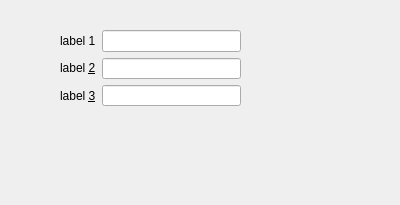
<?xml version="1.0" encoding="UTF-8"?>
<ui version="4.0">
 <class>Form</class>
 <widget class="QWidget" name="Form">
  <property name="geometry">
   <rect>
    <x>0</x>
    <y>0</y>
    <width>400</width>
    <height>205</height>
   </rect>
  </property>
  <property name="windowTitle">
   <string>Form</string>
  </property>
  <widget class="QWidget" name="">
   <property name="geometry">
    <rect>
     <x>60</x>
     <y>30</y>
     <width>181</width>
     <height>76</height>
    </rect>
   </property>
   <layout class="QHBoxLayout" name="horizontalLayout">
    <item>
     <layout class="QVBoxLayout" name="verticalLayout">
      <item>
       <widget class="QLabel" name="label">
        <property name="text">
         <string>label 1</string>
        </property>
       </widget>
      </item>
      <item>
       <widget class="QLabel" name="label_2">
        <property name="text">
         <string>label &amp;2</string>
        </property>
        <property name="buddy">
         <cstring>lineEdit_2</cstring>
        </property>
       </widget>
      </item>
      <item>
       <widget class="QLabel" name="label_3">
        <property name="text">
         <string>label &amp;3</string>
        </property>
        <property name="buddy">
         <cstring>lineEdit_3</cstring>
        </property>
       </widget>
      </item>
     </layout>
    </item>
    <item>
     <layout class="QVBoxLayout" name="verticalLayout_2">
      <item>
       <widget class="QLineEdit" name="lineEdit"/>
      </item>
      <item>
       <widget class="QLineEdit" name="lineEdit_2"/>
      </item>
      <item>
       <widget class="QLineEdit" name="lineEdit_3"/>
      </item>
     </layout>
    </item>
   </layout>
  </widget>
 </widget>
 <resources/>
 <connections/>
</ui>
